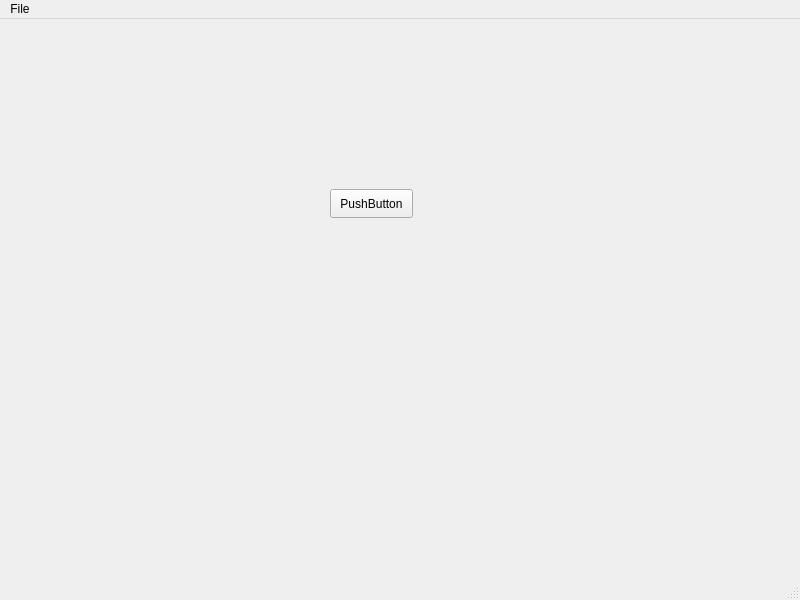
<?xml version="1.0" encoding="UTF-8"?>
<ui version="4.0">
 <class>MainWindow</class>
 <widget class="QMainWindow" name="MainWindow">
  <property name="geometry">
   <rect>
    <x>0</x>
    <y>0</y>
    <width>800</width>
    <height>600</height>
   </rect>
  </property>
  <property name="windowTitle">
   <string>MainWindow</string>
  </property>
  <widget class="QWidget" name="centralwidget">
   <widget class="QPushButton" name="pushButton">
    <property name="geometry">
     <rect>
      <x>330</x>
      <y>170</y>
      <width>83</width>
      <height>29</height>
     </rect>
    </property>
    <property name="text">
     <string>PushButton</string>
    </property>
   </widget>
  </widget>
  <widget class="QMenuBar" name="menubar">
   <property name="geometry">
    <rect>
     <x>0</x>
     <y>0</y>
     <width>800</width>
     <height>25</height>
    </rect>
   </property>
   <widget class="QMenu" name="menuFile">
    <property name="title">
     <string>File</string>
    </property>
    <widget class="QMenu" name="menuEdycja">
     <property name="title">
      <string>Edycja</string>
     </property>
     <addaction name="actionspierdalaj"/>
    </widget>
    <addaction name="actionPlik"/>
    <addaction name="menuEdycja"/>
    <addaction name="separator"/>
    <addaction name="separator"/>
    <addaction name="separator"/>
    <addaction name="separator"/>
   </widget>
   <addaction name="menuFile"/>
  </widget>
  <widget class="QStatusBar" name="statusbar"/>
  <action name="actionPlik">
   <property name="text">
    <string>Plik</string>
   </property>
  </action>
  <action name="actionspierdalaj">
   <property name="text">
    <string>spierdalaj</string>
   </property>
  </action>
 </widget>
 <resources/>
 <connections/>
</ui>
